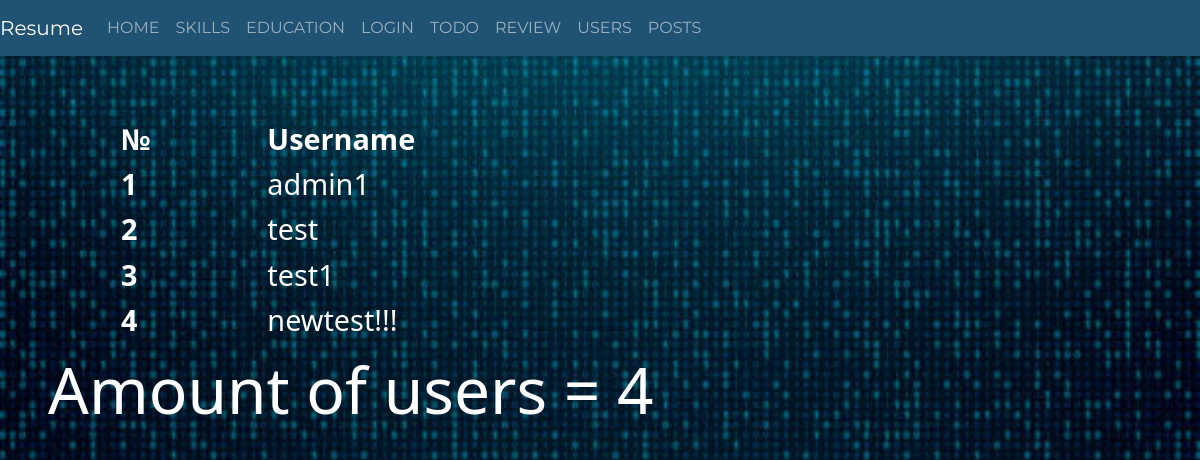
The app's page /allusers, older data.
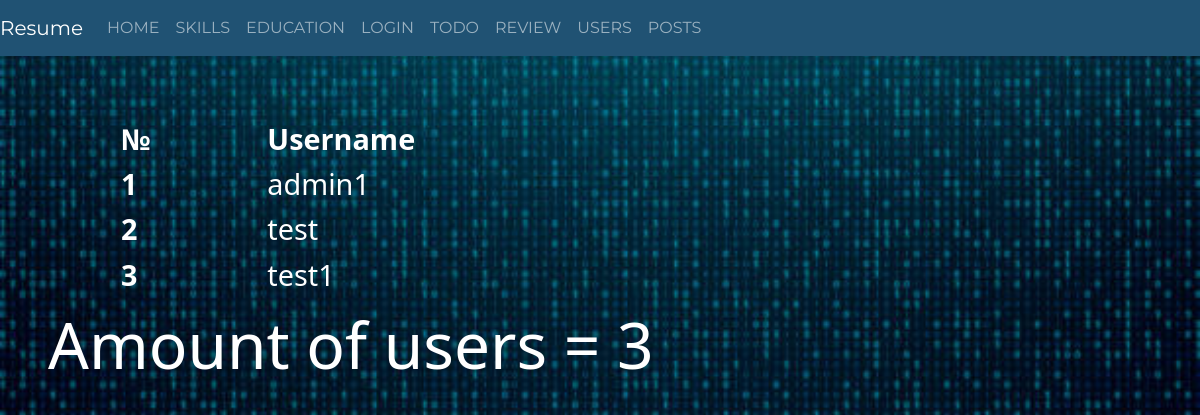
The same page, newer data.
### app/auth/models.py (models this page shows, shortened)
class User(db.Model):
    id = db.Column(db.Integer, primary_key=True)
    username = db.Column(db.String(20), unique=True, nullable=False)
    email = db.Column(db.String(120),  unique=True, nullable=False)
    image_file =  db.Column(db.String(120),  nullable=False, default="default.jpg")
    password = db.Column(db.String(60), nullable=False)
    about = db.Column(db.String(600),default="-")
    last_seen = db.Column(db.DateTime, default=datetime.now())
    posts = db.relationship('Posts', backref='user')

### app/auth/view.py (the view)
@auth.route('/allusers',methods=["GET"])
def all_users():
    list = User.query.all()
    return render_template("allusers.html",list=list)

### app/auth/templates/allusers.html (shortened to what this page needs)
{% extends 'base.html' %}
{% from "_render_field.html" import render_field %}
{% block body %}
<body>
  {% if list is defined and list|length > 0 %}
   <table class="todo">
        <thead>
            <th>№</th>
            <th>Username</th>
        </thead>
        <tbody>
            {% for i in list %}
            <tr>
                <th>{{i.id}}</th>
                <td>{{i.username}}</td>
            </tr>
            {% endfor %}
        </tbody>
    </table>
    <p1 class="info">Amount of users = {{list|length}}</p1>
    {% else %}
    <p1 class="info">No users registered</p1>
    {% endif %}
</body>
{% endblock %}

### app/templates/base.html (shortened to what this page needs)
<!DOCTYPE html>
<html lang="en">
<head>
    <link rel="stylesheet" type="text/css"
 href="{{ url_for('static', filename='css/styles.css') }}">
  </head>
 <body>
 {% include "nav.html" %}
  {% block body %}
{% endblock %}
</body>
</html>

### app/templates/nav.html (shortened to what this page needs)
{% set menu = {"Home": url_for("main.home"),"Skills": url_for("main.skills"),"Education": url_for("main.education"),   "Login": url_for("auth.login"), "Todo":url_for("todo.tasks"), "Review":url_for("sam.review"), "Users":url_for("auth.all_users"), "Posts":url_for("posts.view_all")} %}
<nav class="navbar navbar-expand-lg navbar-dark "  style="background-color:rgb(32, 82, 115);">
    <a class="navbar-brand" href="#">Resume</a>
    <div class="collapse navbar-collapse" id="navbarNav">
      <ul class="navbar-nav">
        {%for name, url  in menu.items() %}
        {% if name=="Login" and current_user.is_authenticated %}
        <li class="nav-item">
          <a class="nav-link" href= "account" >   ACCOUNT    </a>
        </li>
        <li class="nav-item">
          <a class="nav-link" href= "info" >   INFO   </a>
        </li>
        {% else %}
        <li class="nav-item">
          <a class="nav-link" href={{url}}>  {{name | upper }}   </a>
        </li>
        {% endif %}
        {% endfor %}
      </ul>
    </div>
  </nav>

### app/static/css/styles.css (style rules this page uses)
body { max-width: 100%; overflow-x: hidden; background-repeat: no-repeat repeat; background-size: 100%; background-image: url('/static/images/images.png') }
.info { margin-left:4%; background-color:#80808000; width: 100%; color: rgb(255, 255, 255) !important; font-size: 400%; }
.todo { margin-left: 10%; margin-top: 5%; background-color:#80808000; width: 70%; font-size: 180%; color: rgb(255, 255, 255) !important; }

Row changes from the older to the newer data that the page shows:
removed User: id "4", username "newtest!!!"
Text that changed along with them:
{{ list|length }}: "4" → "3"
